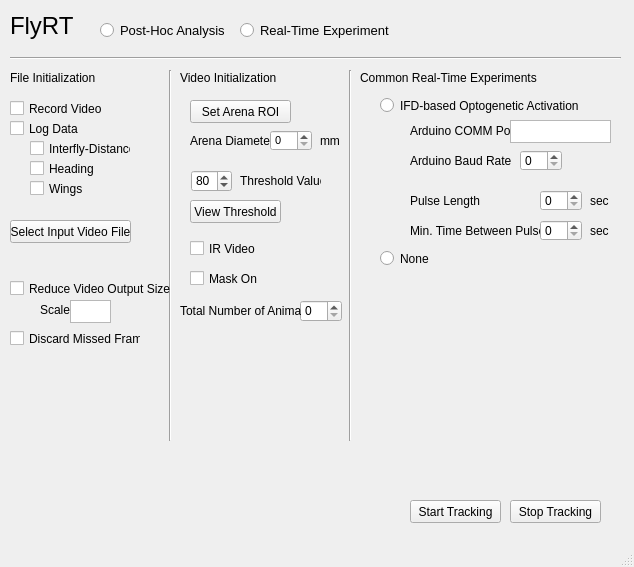
<?xml version="1.0" encoding="UTF-8"?>
<ui version="4.0">
 <class>MainWindow</class>
 <widget class="QMainWindow" name="MainWindow">
  <property name="geometry">
   <rect>
    <x>0</x>
    <y>0</y>
    <width>634</width>
    <height>567</height>
   </rect>
  </property>
  <property name="sizePolicy">
   <sizepolicy hsizetype="Fixed" vsizetype="Fixed">
    <horstretch>0</horstretch>
    <verstretch>0</verstretch>
   </sizepolicy>
  </property>
  <property name="font">
   <font>
    <weight>50</weight>
    <bold>false</bold>
   </font>
  </property>
  <property name="acceptDrops">
   <bool>false</bool>
  </property>
  <property name="windowTitle">
   <string>MainWindow</string>
  </property>
  <property name="autoFillBackground">
   <bool>false</bool>
  </property>
  <widget class="QWidget" name="centralwidget">
   <widget class="QSpinBox" name="ThreshValueSpin">
    <property name="geometry">
     <rect>
      <x>191</x>
      <y>170</y>
      <width>41</width>
      <height>22</height>
     </rect>
    </property>
    <property name="font">
     <font>
      <weight>50</weight>
      <bold>false</bold>
     </font>
    </property>
    <property name="acceptDrops">
     <bool>false</bool>
    </property>
    <property name="accelerated">
     <bool>false</bool>
    </property>
    <property name="minimum">
     <number>40</number>
    </property>
    <property name="maximum">
     <number>190</number>
    </property>
    <property name="value">
     <number>80</number>
    </property>
    <property name="displayIntegerBase">
     <number>10</number>
    </property>
   </widget>
   <widget class="QPushButton" name="StartTrackingPB">
    <property name="geometry">
     <rect>
      <x>410</x>
      <y>500</y>
      <width>91</width>
      <height>23</height>
     </rect>
    </property>
    <property name="font">
     <font>
      <weight>50</weight>
      <bold>false</bold>
     </font>
    </property>
    <property name="text">
     <string>Start Tracking</string>
    </property>
   </widget>
   <widget class="QLabel" name="titlelabel">
    <property name="geometry">
     <rect>
      <x>10</x>
      <y>10</y>
      <width>71</width>
      <height>31</height>
     </rect>
    </property>
    <property name="font">
     <font>
      <pointsize>18</pointsize>
     </font>
    </property>
    <property name="text">
     <string>FlyRT</string>
    </property>
   </widget>
   <widget class="QLabel" name="label">
    <property name="geometry">
     <rect>
      <x>10</x>
      <y>70</y>
      <width>131</width>
      <height>16</height>
     </rect>
    </property>
    <property name="font">
     <font>
      <pointsize>9</pointsize>
      <weight>50</weight>
      <bold>false</bold>
     </font>
    </property>
    <property name="text">
     <string>File Initialization</string>
    </property>
   </widget>
   <widget class="Line" name="line">
    <property name="geometry">
     <rect>
      <x>10</x>
      <y>50</y>
      <width>611</width>
      <height>16</height>
     </rect>
    </property>
    <property name="orientation">
     <enum>Qt::Horizontal</enum>
    </property>
   </widget>
   <widget class="Line" name="line_2">
    <property name="geometry">
     <rect>
      <x>160</x>
      <y>70</y>
      <width>20</width>
      <height>371</height>
     </rect>
    </property>
    <property name="orientation">
     <enum>Qt::Vertical</enum>
    </property>
   </widget>
   <widget class="QLabel" name="label_2">
    <property name="geometry">
     <rect>
      <x>240</x>
      <y>170</y>
      <width>81</width>
      <height>21</height>
     </rect>
    </property>
    <property name="font">
     <font>
      <weight>50</weight>
      <bold>false</bold>
     </font>
    </property>
    <property name="text">
     <string>Threshold Value</string>
    </property>
   </widget>
   <widget class="QPushButton" name="SetArenaROIPB">
    <property name="geometry">
     <rect>
      <x>190</x>
      <y>100</y>
      <width>101</width>
      <height>23</height>
     </rect>
    </property>
    <property name="font">
     <font>
      <weight>50</weight>
      <bold>false</bold>
     </font>
    </property>
    <property name="text">
     <string>Set Arena ROI</string>
    </property>
   </widget>
   <widget class="QPushButton" name="ViewThresholdPB">
    <property name="geometry">
     <rect>
      <x>190</x>
      <y>200</y>
      <width>91</width>
      <height>23</height>
     </rect>
    </property>
    <property name="font">
     <font>
      <weight>50</weight>
      <bold>false</bold>
     </font>
    </property>
    <property name="text">
     <string>View Threshold</string>
    </property>
   </widget>
   <widget class="QPushButton" name="InputVidPB">
    <property name="geometry">
     <rect>
      <x>10</x>
      <y>220</y>
      <width>121</width>
      <height>23</height>
     </rect>
    </property>
    <property name="font">
     <font>
      <weight>50</weight>
      <bold>false</bold>
     </font>
    </property>
    <property name="text">
     <string>Select Input Video File</string>
    </property>
   </widget>
   <widget class="QPushButton" name="StopTrackingPB">
    <property name="geometry">
     <rect>
      <x>510</x>
      <y>500</y>
      <width>91</width>
      <height>23</height>
     </rect>
    </property>
    <property name="font">
     <font>
      <weight>50</weight>
      <bold>false</bold>
     </font>
    </property>
    <property name="text">
     <string>Stop Tracking</string>
    </property>
   </widget>
   <widget class="QCheckBox" name="RecordCheck">
    <property name="geometry">
     <rect>
      <x>10</x>
      <y>100</y>
      <width>101</width>
      <height>17</height>
     </rect>
    </property>
    <property name="font">
     <font>
      <weight>50</weight>
      <bold>false</bold>
     </font>
    </property>
    <property name="text">
     <string>Record Video</string>
    </property>
   </widget>
   <widget class="QCheckBox" name="LogCheck">
    <property name="geometry">
     <rect>
      <x>10</x>
      <y>120</y>
      <width>101</width>
      <height>17</height>
     </rect>
    </property>
    <property name="font">
     <font>
      <weight>50</weight>
      <bold>false</bold>
     </font>
    </property>
    <property name="text">
     <string>Log Data</string>
    </property>
   </widget>
   <widget class="QCheckBox" name="HeadingCheck">
    <property name="geometry">
     <rect>
      <x>30</x>
      <y>160</y>
      <width>101</width>
      <height>17</height>
     </rect>
    </property>
    <property name="font">
     <font>
      <weight>50</weight>
      <bold>false</bold>
     </font>
    </property>
    <property name="text">
     <string>Heading</string>
    </property>
   </widget>
   <widget class="QCheckBox" name="IFDCheck">
    <property name="geometry">
     <rect>
      <x>30</x>
      <y>140</y>
      <width>101</width>
      <height>17</height>
     </rect>
    </property>
    <property name="font">
     <font>
      <weight>50</weight>
      <bold>false</bold>
     </font>
    </property>
    <property name="text">
     <string>Interfly-Distance</string>
    </property>
   </widget>
   <widget class="QCheckBox" name="WingsCheck">
    <property name="geometry">
     <rect>
      <x>30</x>
      <y>180</y>
      <width>101</width>
      <height>17</height>
     </rect>
    </property>
    <property name="font">
     <font>
      <weight>50</weight>
      <bold>false</bold>
     </font>
    </property>
    <property name="text">
     <string>Wings</string>
    </property>
   </widget>
   <widget class="QLabel" name="label_6">
    <property name="geometry">
     <rect>
      <x>360</x>
      <y>70</y>
      <width>191</width>
      <height>16</height>
     </rect>
    </property>
    <property name="font">
     <font>
      <pointsize>9</pointsize>
      <weight>50</weight>
      <bold>false</bold>
     </font>
    </property>
    <property name="text">
     <string>Common Real-Time Experiments</string>
    </property>
   </widget>
   <widget class="QLabel" name="label_7">
    <property name="geometry">
     <rect>
      <x>380</x>
      <y>100</y>
      <width>191</width>
      <height>16</height>
     </rect>
    </property>
    <property name="font">
     <font>
      <pointsize>9</pointsize>
      <weight>50</weight>
      <bold>false</bold>
     </font>
    </property>
    <property name="text">
     <string/>
    </property>
   </widget>
   <widget class="QRadioButton" name="IFDexperimentRadioButton">
    <property name="geometry">
     <rect>
      <x>380</x>
      <y>90</y>
      <width>211</width>
      <height>31</height>
     </rect>
    </property>
    <property name="font">
     <font>
      <weight>50</weight>
      <bold>false</bold>
     </font>
    </property>
    <property name="text">
     <string>IFD-based Optogenetic Activation</string>
    </property>
    <attribute name="buttonGroup">
     <string notr="true">RTExperimentButtonGroup</string>
    </attribute>
   </widget>
   <widget class="QTextEdit" name="commPortText">
    <property name="geometry">
     <rect>
      <x>510</x>
      <y>120</y>
      <width>101</width>
      <height>23</height>
     </rect>
    </property>
    <property name="font">
     <font>
      <pointsize>8</pointsize>
      <kerning>false</kerning>
     </font>
    </property>
    <property name="toolTip">
     <string/>
    </property>
   </widget>
   <widget class="QSpinBox" name="baudRateSpin">
    <property name="geometry">
     <rect>
      <x>520</x>
      <y>150</y>
      <width>42</width>
      <height>21</height>
     </rect>
    </property>
   </widget>
   <widget class="QLabel" name="label_8">
    <property name="geometry">
     <rect>
      <x>410</x>
      <y>120</y>
      <width>101</width>
      <height>21</height>
     </rect>
    </property>
    <property name="text">
     <string>Arduino COMM Port</string>
    </property>
   </widget>
   <widget class="QLabel" name="label_9">
    <property name="geometry">
     <rect>
      <x>410</x>
      <y>150</y>
      <width>101</width>
      <height>21</height>
     </rect>
    </property>
    <property name="text">
     <string>Arduino Baud Rate</string>
    </property>
   </widget>
   <widget class="QLabel" name="label_11">
    <property name="geometry">
     <rect>
      <x>190</x>
      <y>130</y>
      <width>81</width>
      <height>21</height>
     </rect>
    </property>
    <property name="text">
     <string>Arena Diameter</string>
    </property>
   </widget>
   <widget class="QSpinBox" name="ArenaDiameterSpin">
    <property name="geometry">
     <rect>
      <x>270</x>
      <y>130</y>
      <width>42</width>
      <height>21</height>
     </rect>
    </property>
    <property name="font">
     <font>
      <pointsize>8</pointsize>
     </font>
    </property>
   </widget>
   <widget class="QRadioButton" name="PostHocRadioButton">
    <property name="geometry">
     <rect>
      <x>100</x>
      <y>20</y>
      <width>131</width>
      <height>21</height>
     </rect>
    </property>
    <property name="font">
     <font>
      <pointsize>10</pointsize>
     </font>
    </property>
    <property name="text">
     <string>Post-Hoc Analysis</string>
    </property>
    <attribute name="buttonGroup">
     <string notr="true">AnalysisButtonGroup</string>
    </attribute>
   </widget>
   <widget class="QRadioButton" name="RTRadioButton">
    <property name="geometry">
     <rect>
      <x>240</x>
      <y>20</y>
      <width>171</width>
      <height>21</height>
     </rect>
    </property>
    <property name="font">
     <font>
      <pointsize>10</pointsize>
     </font>
    </property>
    <property name="text">
     <string>Real-Time Experiment</string>
    </property>
    <attribute name="buttonGroup">
     <string notr="true">AnalysisButtonGroup</string>
    </attribute>
   </widget>
   <widget class="QSpinBox" name="pulseLenSpin">
    <property name="geometry">
     <rect>
      <x>540</x>
      <y>190</y>
      <width>42</width>
      <height>21</height>
     </rect>
    </property>
   </widget>
   <widget class="QLabel" name="label_12">
    <property name="geometry">
     <rect>
      <x>410</x>
      <y>190</y>
      <width>101</width>
      <height>21</height>
     </rect>
    </property>
    <property name="text">
     <string>Pulse Length</string>
    </property>
   </widget>
   <widget class="QLabel" name="label_13">
    <property name="geometry">
     <rect>
      <x>590</x>
      <y>190</y>
      <width>31</width>
      <height>21</height>
     </rect>
    </property>
    <property name="text">
     <string>sec</string>
    </property>
   </widget>
   <widget class="QLabel" name="label_14">
    <property name="geometry">
     <rect>
      <x>320</x>
      <y>130</y>
      <width>31</width>
      <height>21</height>
     </rect>
    </property>
    <property name="text">
     <string>mm</string>
    </property>
   </widget>
   <widget class="QLabel" name="label_15">
    <property name="geometry">
     <rect>
      <x>590</x>
      <y>220</y>
      <width>31</width>
      <height>21</height>
     </rect>
    </property>
    <property name="text">
     <string>sec</string>
    </property>
   </widget>
   <widget class="QLabel" name="label_16">
    <property name="geometry">
     <rect>
      <x>410</x>
      <y>220</y>
      <width>131</width>
      <height>21</height>
     </rect>
    </property>
    <property name="text">
     <string>Min. Time Between Pulses</string>
    </property>
   </widget>
   <widget class="QSpinBox" name="arduinoLockoutTimeSpin">
    <property name="geometry">
     <rect>
      <x>540</x>
      <y>220</y>
      <width>42</width>
      <height>21</height>
     </rect>
    </property>
   </widget>
   <widget class="QLabel" name="label_5">
    <property name="geometry">
     <rect>
      <x>180</x>
      <y>70</y>
      <width>131</width>
      <height>16</height>
     </rect>
    </property>
    <property name="font">
     <font>
      <pointsize>9</pointsize>
      <weight>50</weight>
      <bold>false</bold>
     </font>
    </property>
    <property name="text">
     <string>Video Initialization</string>
    </property>
   </widget>
   <widget class="QCheckBox" name="IRVideoCheck">
    <property name="geometry">
     <rect>
      <x>190</x>
      <y>240</y>
      <width>101</width>
      <height>17</height>
     </rect>
    </property>
    <property name="font">
     <font>
      <weight>50</weight>
      <bold>false</bold>
     </font>
    </property>
    <property name="text">
     <string>IR Video</string>
    </property>
   </widget>
   <widget class="QCheckBox" name="DiscardFramesCheck">
    <property name="geometry">
     <rect>
      <x>10</x>
      <y>330</y>
      <width>131</width>
      <height>17</height>
     </rect>
    </property>
    <property name="font">
     <font>
      <weight>50</weight>
      <bold>false</bold>
     </font>
    </property>
    <property name="text">
     <string>Discard Missed Frames</string>
    </property>
   </widget>
   <widget class="QCheckBox" name="VidScaleCheck">
    <property name="geometry">
     <rect>
      <x>10</x>
      <y>280</y>
      <width>161</width>
      <height>17</height>
     </rect>
    </property>
    <property name="font">
     <font>
      <weight>50</weight>
      <bold>false</bold>
     </font>
    </property>
    <property name="text">
     <string>Reduce Video Output Size</string>
    </property>
   </widget>
   <widget class="QTextEdit" name="VidScaleTextEdit">
    <property name="geometry">
     <rect>
      <x>70</x>
      <y>300</y>
      <width>41</width>
      <height>23</height>
     </rect>
    </property>
    <property name="sizePolicy">
     <sizepolicy hsizetype="Expanding" vsizetype="Expanding">
      <horstretch>0</horstretch>
      <verstretch>0</verstretch>
     </sizepolicy>
    </property>
    <property name="font">
     <font>
      <pointsize>8</pointsize>
     </font>
    </property>
   </widget>
   <widget class="QLabel" name="label_3">
    <property name="geometry">
     <rect>
      <x>40</x>
      <y>300</y>
      <width>31</width>
      <height>20</height>
     </rect>
    </property>
    <property name="text">
     <string>Scale</string>
    </property>
   </widget>
   <widget class="Line" name="line_3">
    <property name="geometry">
     <rect>
      <x>340</x>
      <y>70</y>
      <width>20</width>
      <height>371</height>
     </rect>
    </property>
    <property name="orientation">
     <enum>Qt::Vertical</enum>
    </property>
   </widget>
   <widget class="QRadioButton" name="NoRTERadioButton">
    <property name="geometry">
     <rect>
      <x>380</x>
      <y>250</y>
      <width>82</width>
      <height>17</height>
     </rect>
    </property>
    <property name="text">
     <string>None</string>
    </property>
    <attribute name="buttonGroup">
     <string notr="true">RTExperimentButtonGroup</string>
    </attribute>
   </widget>
   <widget class="QLabel" name="InputVidPathLabel">
    <property name="geometry">
     <rect>
      <x>10</x>
      <y>250</y>
      <width>151</width>
      <height>16</height>
     </rect>
    </property>
    <property name="text">
     <string/>
    </property>
   </widget>
   <widget class="QSpinBox" name="NIndsSpin">
    <property name="geometry">
     <rect>
      <x>300</x>
      <y>300</y>
      <width>42</width>
      <height>22</height>
     </rect>
    </property>
   </widget>
   <widget class="QLabel" name="label_4">
    <property name="geometry">
     <rect>
      <x>180</x>
      <y>300</y>
      <width>121</width>
      <height>21</height>
     </rect>
    </property>
    <property name="text">
     <string>Total Number of Animals</string>
    </property>
   </widget>
   <widget class="QCheckBox" name="MaskOnCheck">
    <property name="geometry">
     <rect>
      <x>190</x>
      <y>270</y>
      <width>101</width>
      <height>17</height>
     </rect>
    </property>
    <property name="font">
     <font>
      <weight>50</weight>
      <bold>false</bold>
     </font>
    </property>
    <property name="text">
     <string>Mask On</string>
    </property>
   </widget>
  </widget>
  <widget class="QMenuBar" name="menubar">
   <property name="geometry">
    <rect>
     <x>0</x>
     <y>0</y>
     <width>634</width>
     <height>21</height>
    </rect>
   </property>
  </widget>
  <widget class="QStatusBar" name="statusbar"/>
 </widget>
 <resources/>
 <connections/>
 <buttongroups>
  <buttongroup name="AnalysisButtonGroup"/>
  <buttongroup name="RTExperimentButtonGroup"/>
 </buttongroups>
</ui>
